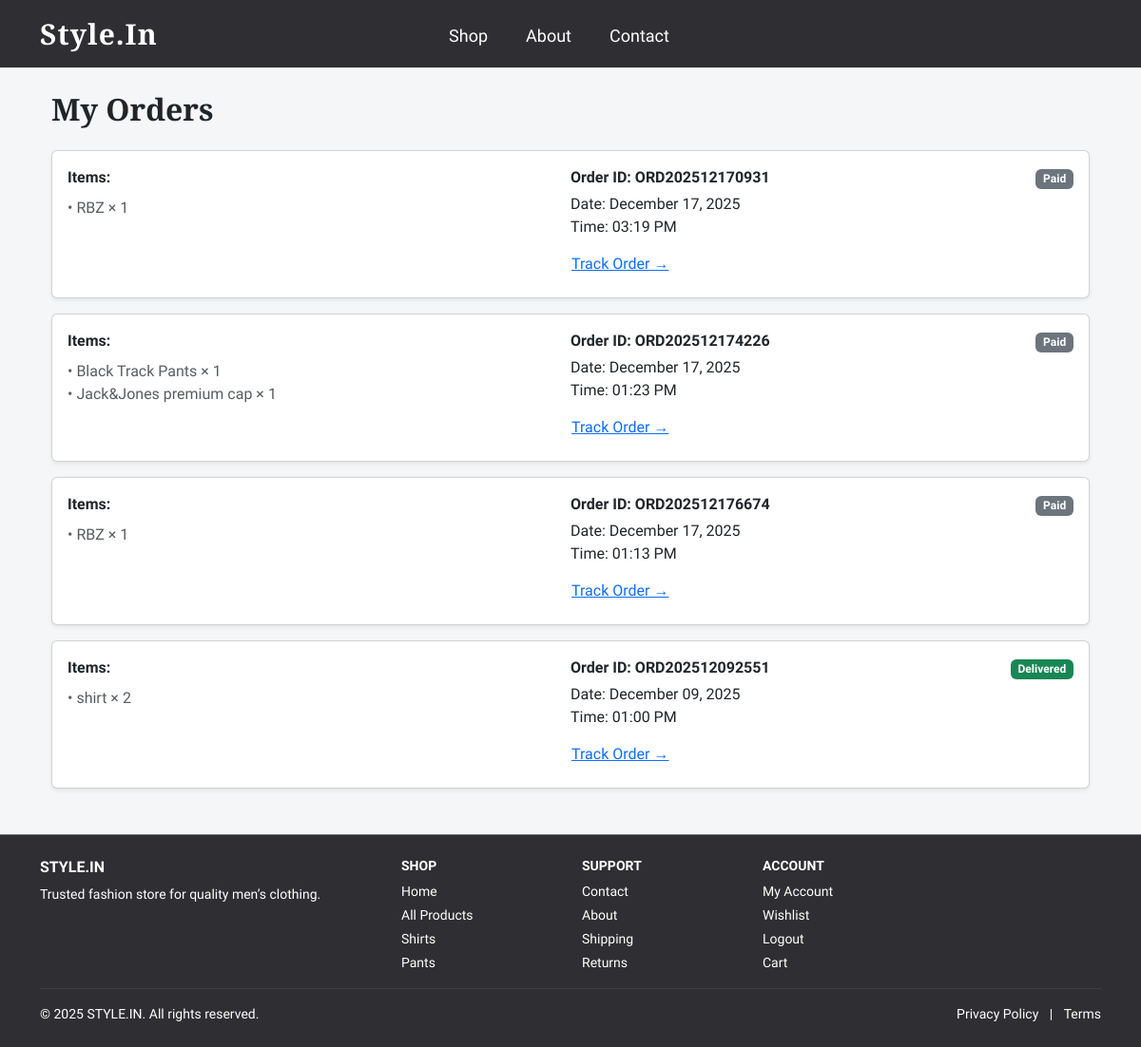
Screenshot of /dashboard/orders/ (signed in) with the database file from the repository.
### store/models.py (models this page shows, shortened)
class Order(models.Model):
    STATUS_CHOICES = [
        ('pending', 'Pending'),
        ('packed', 'Packed'),
        ('shipped', 'Shipped'),
        ('out_for_delivery', 'Out for Delivery'),
        ('delivered', 'Delivered'),
        ('cancelled', 'Cancelled'),
    ]
    id = models.UUIDField(primary_key=True, default=uuid.uuid4, editable=False)
    user = models.ForeignKey(User, on_delete=models.SET_NULL, null=True, blank=True)
    order_number = models.CharField(max_length=32, unique=True)
    customer_name = models.CharField(max_length=255)
    customer_email = models.EmailField()
    customer_phone = models.CharField(max_length=50)
    shipping_address = models.TextField()
    total_amount = models.DecimalField(max_digits=12, decimal_places=2)
    payment_method = models.CharField(max_length=50, default='cod')
    status = models.CharField(max_length=20, choices=STATUS_CHOICES, default='pending')
    cancel_reason = models.CharField(max_length=255, blank=True, null=True)
    created_at = models.DateTimeField(default=timezone.now)
    updated_at = models.DateTimeField(auto_now=True)

class OrderItem(models.Model):
    id = models.UUIDField(primary_key=True, default=uuid.uuid4, editable=False)
    order = models.ForeignKey(Order, on_delete=models.CASCADE, related_name='order_items')
    product = models.ForeignKey(Product, on_delete=models.SET_NULL, null=True)
    product_name = models.CharField(max_length=255)
    product_price = models.DecimalField(max_digits=10, decimal_places=2)
    size = models.CharField(max_length=20, blank=True, null=True)
    quantity = models.PositiveIntegerField(default=1)
    subtotal = models.DecimalField(max_digits=12, decimal_places=2)

### store/views.py (the view)
# urls.py: path('dashboard/orders/', views.user_orders, name='user_orders'),
@login_required
def user_orders(request):
    orders = Order.objects.filter(user=request.user).order_by('-created_at')
    return render(request, 'store/user_orders.html', {'orders': orders})

### store/templates/store/user_orders.html (shortened to what this page needs)
{% extends "store/base.html" %}
{% block content %}
<div class="container mt-4">
    <h2 class="mb-4">My Orders</h2>
    {% if orders %}
        {% for order in orders %}
        <div class="card mb-3 shadow-sm">
            <div class="card-body d-flex justify-content-between align-items-start">
                <div class="col-md-6">
                    <div class="fw-semibold mb-2">Items:</div>
                    {% for item in order.order_items.all %}
                        <div class="text-muted">
                            • {{ item.product_name }} × {{ item.quantity }}
                        </div>
                    {% endfor %}
                </div>
                <div class="col-md-4">
                    <div class="fw-bold mb-1">
                        Order ID: {{ order.order_number }}
                    </div>
                    <div>Date: {{ order.created_at|date:"F d, Y" }}</div>
                    <div>Time: {{ order.created_at|date:"h:i A" }}</div>
                    <a href="{% url 'store:track_order_id' order.order_number %}"
                       class="btn btn-link px-0 mt-2">
                        Track Order →
                    </a>
                </div>
                <div class="col-md-2 text-end">
                    {% if order.status == "pending" %}
                        <span class="badge bg-warning text-dark mb-2">Pending</span>
                    {% elif order.status == "packed" %}
                        <span class="badge bg-info mb-2">Packed</span>
                    {% elif order.status == "shipped" %}
                        <span class="badge bg-primary mb-2">Shipped</span>
                    {% elif order.status == "delivered" %}
                        <span class="badge bg-success mb-2">Delivered</span>
                    {% elif order.status == "cancelled" %}
                        <span class="badge bg-danger mb-2">Cancelled</span>
                    {% else %}
                        <span class="badge bg-secondary mb-2">{{ order.status|title }}</span>
                    {% endif %}
                </div>
            </div>
        </div>
        {% endfor %}
    {% else %}
        <p>You have not placed any orders yet.</p>
    {% endif %}
</div>
{% endblock %}

### store/static/store/css/style.css (style rules this page uses)
* { font-family: "Inter Tight", sans-serif; }
h2 { font-family: "Playfair Display", serif; font-weight: 600; }
:root { --brand: #0d6efd; }

### rows the page displays
Order: order_number "ORD202512170931", created_at "December 17, 2025", created_at "03:19 PM", status "Paid"
OrderItem: product_name "RBZ", quantity "1"
Order: order_number "ORD202512174226", created_at "December 17, 2025", created_at "01:23 PM", status "Paid"
OrderItem: product_name "Black Track Pants", quantity "1"
OrderItem: product_name "Jack&Jones premium cap", quantity "1"
Order: order_number "ORD202512176674", created_at "December 17, 2025", created_at "01:13 PM", status "Paid"
OrderItem: product_name "RBZ", quantity "1"
Order: order_number "ORD202512092551", created_at "December 09, 2025", created_at "01:00 PM", status "Delivered"
OrderItem: product_name "shirt", quantity "2"
